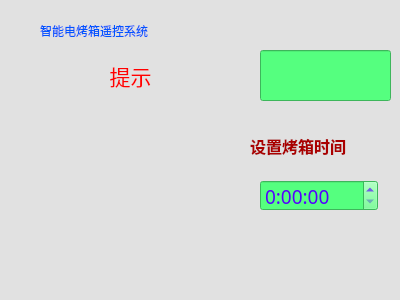
<?xml version="1.0" encoding="UTF-8"?>
<ui version="4.0">
 <class>Server</class>
 <widget class="QMainWindow" name="Server">
  <property name="geometry">
   <rect>
    <x>0</x>
    <y>0</y>
    <width>400</width>
    <height>300</height>
   </rect>
  </property>
  <property name="windowTitle">
   <string>Server</string>
  </property>
  <property name="styleSheet">
   <string notr="true">background-color: rgb(225, 225, 225);</string>
  </property>
  <widget class="QWidget" name="centralwidget">
   <widget class="QLabel" name="label_2">
    <property name="geometry">
     <rect>
      <x>40</x>
      <y>10</y>
      <width>341</width>
      <height>41</height>
     </rect>
    </property>
    <property name="styleSheet">
     <string notr="true">font: 20pt &quot;楷体&quot;;
color: rgb(0, 85, 255);</string>
    </property>
    <property name="text">
     <string>智能电烤箱遥控系统</string>
    </property>
   </widget>
   <widget class="QLabel" name="label_3">
    <property name="geometry">
     <rect>
      <x>60</x>
      <y>100</y>
      <width>161</width>
      <height>161</height>
     </rect>
    </property>
    <property name="styleSheet">
     <string notr="true"/>
    </property>
    <property name="text">
     <string/>
    </property>
    <property name="pixmap">
     <pixmap resource="ser.qrc">:/Image/Cold.png</pixmap>
    </property>
    <property name="scaledContents">
     <bool>true</bool>
    </property>
   </widget>
   <widget class="QLabel" name="label_4">
    <property name="geometry">
     <rect>
      <x>0</x>
      <y>60</y>
      <width>261</width>
      <height>31</height>
     </rect>
    </property>
    <property name="styleSheet">
     <string notr="true">font: 16pt ;
color: rgb(255, 0, 0);</string>
    </property>
    <property name="text">
     <string>提示</string>
    </property>
    <property name="alignment">
     <set>Qt::AlignCenter</set>
    </property>
   </widget>
   <widget class="QLabel" name="label_5">
    <property name="geometry">
     <rect>
      <x>250</x>
      <y>130</y>
      <width>131</width>
      <height>31</height>
     </rect>
    </property>
    <property name="font">
     <font>
      <family>宋体</family>
      <pointsize>12</pointsize>
      <weight>75</weight>
      <bold>true</bold>
     </font>
    </property>
    <property name="styleSheet">
     <string notr="true">color: rgb(170, 0, 0);</string>
    </property>
    <property name="text">
     <string>设置烤箱时间</string>
    </property>
   </widget>
   <widget class="QTimeEdit" name="timeEdit">
    <property name="geometry">
     <rect>
      <x>260</x>
      <y>180</y>
      <width>118</width>
      <height>31</height>
     </rect>
    </property>
    <property name="font">
     <font>
      <family>黑体</family>
      <pointsize>14</pointsize>
     </font>
    </property>
    <property name="styleSheet">
     <string notr="true">background-color: rgb(85, 255, 127);
color: rgb(85, 0, 255);
</string>
    </property>
    <property name="displayFormat">
     <string>H:mm:ss</string>
    </property>
   </widget>
   <widget class="QLineEdit" name="lineEdit">
    <property name="geometry">
     <rect>
      <x>260</x>
      <y>50</y>
      <width>131</width>
      <height>51</height>
     </rect>
    </property>
    <property name="font">
     <font>
      <family>楷体</family>
      <pointsize>14</pointsize>
     </font>
    </property>
    <property name="styleSheet">
     <string notr="true">background-color: rgb(85, 255, 127);
color: rgb(85, 0, 255);
</string>
    </property>
   </widget>
  </widget>
  <widget class="QStatusBar" name="statusbar"/>
 </widget>
 <resources>
  <include location="ser.qrc"/>
 </resources>
 <connections/>
</ui>
